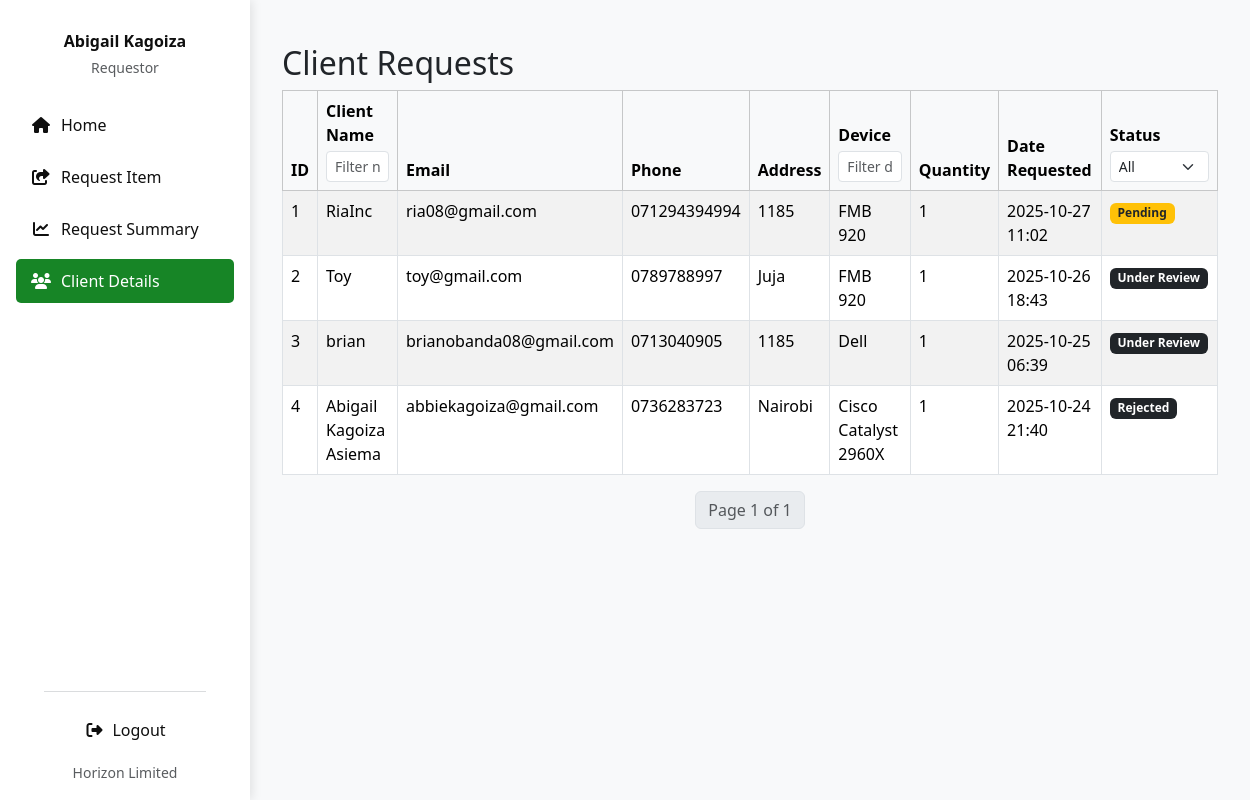
Page /client_list/ (signed in) on the earlier database version.
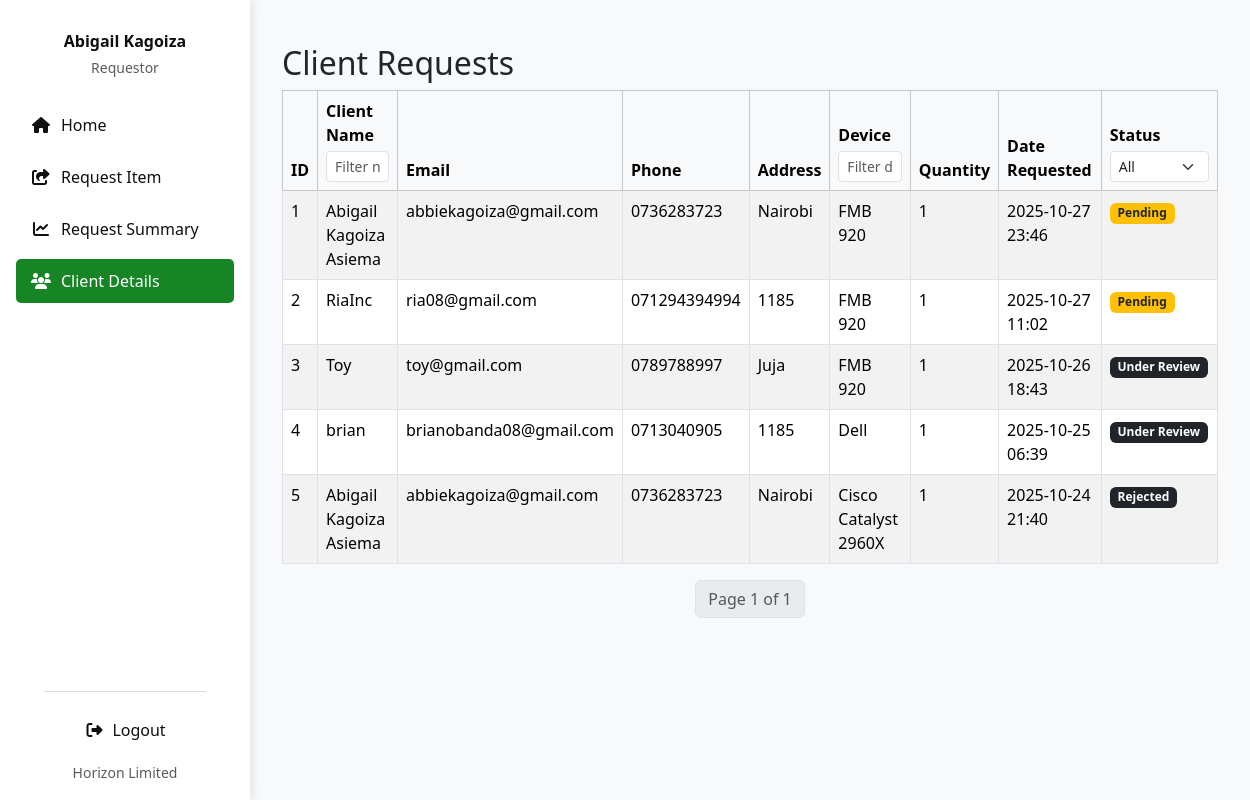
Same page on the later database version.
### invent/models.py (models this page shows, shortened)
class DeviceRequest(models.Model):
    device = models.ForeignKey(
        "Device", on_delete=models.CASCADE, related_name="requests"
    )
    imei_no = models.CharField(
        max_length=50, null=True, blank=True)  # existing — keep it
    imei_obj = models.ForeignKey(
        'DeviceIMEI',
        null=True,
        blank=True,
        on_delete=models.SET_NULL,
        related_name='device_requests'
    )
    requestor = models.ForeignKey(
        User, on_delete=models.CASCADE, related_name="device_requests"
    )
    client = models.ForeignKey(
        "Client",
        on_delete=models.CASCADE,
        related_name="client_requests",
        null=True,
        blank=True
    )
    branch = models.ForeignKey(
        Branch, on_delete=models.SET_NULL, null=True, blank=True, related_name="requests"
    )
    country = models.ForeignKey(
        Country, on_delete=models.SET_NULL, null=True, blank=True
    )
    imei_no = models.CharField(max_length=50, null=True, blank=True)  # ✅ NEW
    quantity = models.PositiveIntegerField(default=1)
    reason = models.TextField(blank=True, null=True)
    application_date = models.DateField(default=timezone.now)
    STATUS_CHOICES = [
        ('Pending', 'Pending'),
        ('Approved', 'Approved'),
        ('Issued', 'Issued'),
        ('Rejected', 'Rejected'),
        ('Cancelled', 'Cancelled'),
        ('Partially Returned', 'Partially Returned'),
        ('Fully Returned', 'Fully Returned'),
    ]
    status = models.CharField(
        max_length=20, choices=STATUS_CHOICES, default='Pending'
    )
    date_requested = models.DateTimeField(auto_now_add=True)
    date_issued = models.DateTimeField(null=True, blank=True)
    returned_quantity = models.PositiveIntegerField(default=0)
    _original_status = None
    def __init__(self, *args, **kwargs):
        super().__init__(*args, **kwargs)
        self._original_status = self.status

class Client(models.Model):
    name = models.CharField(max_length=255)
    phone_no = models.CharField(max_length=50)
    email = models.EmailField()
    address = models.CharField(max_length=255)

class Device(models.Model):
    STATUS_CHOICES = (
        ('available', 'Available'),
        ('issued', 'Issued'),
        ('returned', 'Returned'),
        ('faulty', 'Faulty'),
    )
    name = models.CharField(max_length=255)
    oem = models.ForeignKey(
        OEM,
        on_delete=models.SET_NULL,
        null=True,
        blank=False,
        related_name='devices'
    )
    product_id = models.CharField(max_length=30, blank=True)
    total_quantity = models.PositiveIntegerField(default=1)
    quantity_issued = models.PositiveIntegerField(default=0)
    imei_no = models.CharField(
        max_length=50, unique=True, null=True, blank=True)
    serial_no = models.CharField(
        max_length=50, unique=True, null=True, blank=True)
    mac_address = models.CharField(
        max_length=50, unique=True, null=True, blank=True)
    category = models.CharField(
        max_length=100, blank=True, help_text="e.g. Laptop or Router")
    manufacturer = models.CharField(max_length=100, blank=True)
    description = models.TextField(blank=True)
    selling_price = models.DecimalField(
        max_digits=10, decimal_places=2, null=True, blank=True)
    currency = models.CharField(
        max_length=10, choices=CURRENCY_CHOICES, default='USD')
    branch = models.ForeignKey(
        Branch, on_delete=models.SET_NULL, null=True, blank=True)
    country = models.ForeignKey(
        Country, on_delete=models.SET_NULL, null=True, blank=True)
    status = models.CharField(
        max_length=20, choices=STATUS_CHOICES, default='available')
    class Meta:
        permissions = [
            ("can_issue_item", "Can issue device to client"),
            ("can_return_item", "Can record device returns"),
        ]

### invent/views.py (the view, shortened to what this page needs)
# urls.py: path('client_list/', views.client_list, name='client_list'),
@login_required
def client_list(request):
    user = request.user
    query = request.GET.get('q', '')
    status_filter = request.GET.get('status', '')
    client_filter = request.GET.get('client', '')
    date_from = request.GET.get('date_from', '')
    date_to = request.GET.get('date_to', '')
    if user.is_superuser:
        requests_qs = DeviceRequest.objects.select_related(
            'client', 'device').order_by('-date_requested')
    else:
        user_country = getattr(user.profile, "country", None)
        requests_qs = DeviceRequest.objects.select_related(
            'client', 'device').filter(branch__country=user_country).order_by('-date_requested')
    if status_filter:
        requests_qs = requests_qs.filter(status=status_filter)
    if client_filter:
        requests_qs = requests_qs.filter(client_name_icontains=client_filter)
    if date_from:
        requests_qs = requests_qs.filter(
            date_requested_date_gte=parse_date(date_from))
    if date_to:
        requests_qs = requests_qs.filter(
            date_requested_date_lte=parse_date(date_to))
    paginator = Paginator(requests_qs, 25)
    page_number = request.GET.get('page')
    page_obj = paginator.get_page(page_number)
    context = {
        'page_obj': page_obj,
        'query': query,
        'status_filter': status_filter,
        'client_filter': client_filter,
        'date_from': date_from,
        'date_to': date_to,
    }
    return render(request, 'invent/client_list.html', context)

### invent/context_processors.py (called while the page is built)
def pending_requests_count(request):
    count = 0  # Default to 0
    if request.user.is_authenticated:
        if request.user.has_perm('invent.can_issue_device'):
            count = DeviceRequest.objects.filter(status='Pending').count()
    return {'pending_requests_count_for_sidebar': count}

def user_branch(request):
    branch = None
    try:
        if request.user.is_authenticated:
            profile = getattr(request.user, 'profile', None)
            branch = getattr(profile, 'branch', None)
    except Exception:
        branch = None
    return {'user_branch': branch}

### invent/templates/invent/client_list.html (shortened to what this page needs)
{% extends "invent/base.html" %}
{% block content %}
<div class="container mt-4">
    <h2>Client Requests</h2>
    <form method="get" id="filterForm">
<table class="table table-striped table-bordered">
    <thead class="table-light">
        <tr>
            <th>ID</th>
            <th>
                Client Name
                <input type="text" name="client" value="{{ request.GET.client }}"
                       class="form-control form-control-sm mt-1 filter-input"
                       placeholder="Filter name">
            </th>
            <th>
                Email
            </th>
            <th>
                Phone
            </th>
            <th>Address</th>
            <th>
                Device
                <input type="text" name="device" value="{{ request.GET.device }}"
                       class="form-control form-control-sm mt-1 filter-input"
                       placeholder="Filter device">
            </th>
            <th>
                Quantity
            </th>
            <th>
                Date Requested
            </th>
            <th>
                Status
                <select name="status" class="form-select form-select-sm mt-1 filter-input">
                    <option value="">All</option>
                </select>
            </th>
        </tr>
    </thead>
    <tbody>
        {% for req in page_obj %}
        <tr>
            <td>{{ forloop.counter0|add:page_obj.start_index }}</td>
            <td>{{ req.client.name }}</td>
            <td>{{ req.client.email }}</td>
            <td>{{ req.client.phone_no }}</td>
            <td>{{req.client.address}}</td>
            <td>{{ req.device.name }}</td>
            <td>{{ req.quantity }}</td>
            <td>{{ req.date_requested|date:"Y-m-d H:i" }}</td>
            <td>
                {% if req.status == "Pending" %}
                    <span class="badge bg-warning text-dark">{{ req.status }}</span>
                {% elif req.status == "Approved" %}
                    <span class="badge bg-info">{{ req.status }}</span>
                {% elif req.status == "Issued" %}
                    <span class="badge bg-success">{{ req.status }}</span>
                {% elif req.status == "Returned" or req.status == "Fully Returned" %}
                    <span class="badge bg-secondary">{{ req.status }}</span>
                {% else %}
                    <span class="badge bg-dark">{{ req.status }}</span>
                {% endif %}
            </td>
        </tr>
        {% empty %}
        <tr>
            <td colspan="8">No client requests found.</td>
        </tr>
        {% endfor %}
    </tbody>
</table>
</form>
    <nav>
        <ul class="pagination justify-content-center">
            <li class="page-item disabled">
                <span class="page-link">
                    Page {{ page_obj.number }} of {{ page_obj.paginator.num_pages }}
                </span>
            </li>
        </ul>
    </nav>
</div>
{% endblock %}

### invent/templates/invent/base.html (shortened to what this page needs)
<!DOCTYPE html>
<html lang="en">
<head>
  <link href="https://cdn.jsdelivr.net/npm/bootstrap@5.3.3/dist/css/bootstrap.min.css" rel="stylesheet">
  <link rel="stylesheet" href="https://cdnjs.cloudflare.com/ajax/libs/font-awesome/6.4.0/css/all.min.css">
</head>
<body class="bg-light">
  <div class="d-flex">
    <div class="sidebar p-3 d-flex flex-column justify-content-between">
      <div>
        <div class="text-center mb-4 pt-3">
          <h6 class="fw-bold mb-1">{{ user.first_name|default:user.username }}</h6>
          <small class="text-muted">Requestor</small>
        </div>
        <ul class="nav flex-column">
          <li class="nav-item mb-2">
            <a class="nav-link {% if request.resolver_match.url_name == 'requestor_dashboard' %}active{% endif %}" href="{% url 'requestor_dashboard' %}">
              <i class="fas fa-home"></i> <span>Home</span>
            </a>
          </li>
          <li class="nav-item mb-2">
            <a class="nav-link {% if request.resolver_match.url_name == 'request_device' %}active{% endif %}" href="{% url 'request_device' %}">
              <i class="fas fa-share-square"></i> <span>Request Item</span>
            </a>
          </li>
          <li class="nav-item mb-2">
            <a class="nav-link {% if request.resolver_match.url_name == 'request_summary' %}active{% endif %}" href="{% url 'request_summary' %}">
              <i class="fas fa-chart-line"></i> <span>Request Summary</span>
            </a>
          </li>
          <li class="nav-item mb-2">
            <a class="nav-link {% if request.resolver_match.url_name == 'client_list' %}active{% endif %}" href="{% url 'client_list' %}">
              <i class="fas fa-users"></i> <span>Client Details</span>
            </a>
          </li>
        </ul>
      </div>
      <footer class="text-center px-2">
        <hr class="border-secondary opacity-25 mx-auto" style="width: 80%">
        <div class="d-flex justify-content-center">
          <a class="nav-link logout-link text-center" href="{% url 'logout' %}">
            <i class="fas fa-right-from-bracket me-2"></i> <span>Logout</span>
          </a>
        </div>
        <div class="mt-2">
          <small class="text-muted">Horizon Limited</small>
        </div>
      </footer>
    </div>
    <main class="main-content w-100">
      {% block content %}{% endblock %}
    </main>
  </div>
</body>
</html>

### invent/templates/invent/base.html (style rules this page uses)
:root { --sidebar-bg: white; --sidebar-text: #0f0f0f; --sidebar-active: #178526; --sidebar-hover: #15b33c; }
body { font-family: 'Segoe UI', Tahoma, Geneva, Verdana, sans-serif; margin: 0; overflow-x: hidden; }
.sidebar { position: fixed; top: 0; left: 0; height: 100vh; width: 250px; background-color: var(--sidebar-bg); color: var(--sidebar-text); box-shadow: 2px 0 10px rgba(0, 0, 0, 0.1); transition: transform 0.3s ease-in-out; z-index: 1050; }
.sidebar .nav-link { color: var(--sidebar-text); border-radius: 5px; padding: 10px 15px; display: flex; align-items: center; transition: all 0.3s; }
.sidebar .nav-link.active { background-color: var(--sidebar-active); color: white !important; }
.sidebar .nav-link i { margin-right: 10px; width: 20px; text-align: center; }
.main-content { margin-left: 250px; padding: 20px; transition: margin-left 0.3s ease-in-out; background-color: #f8f9fa; min-height: 100vh; }

Differences in the rows shown:
added DeviceRequest: client.name "Abigail Kagoiza Asiema", client.email "abbiekagoiza@gmail.com", client.phone_no "0736283723", client.address "Nairobi", device.name "FMB 920", quantity "1", date_requested "2025-10-27 23:46", status "Pending"
